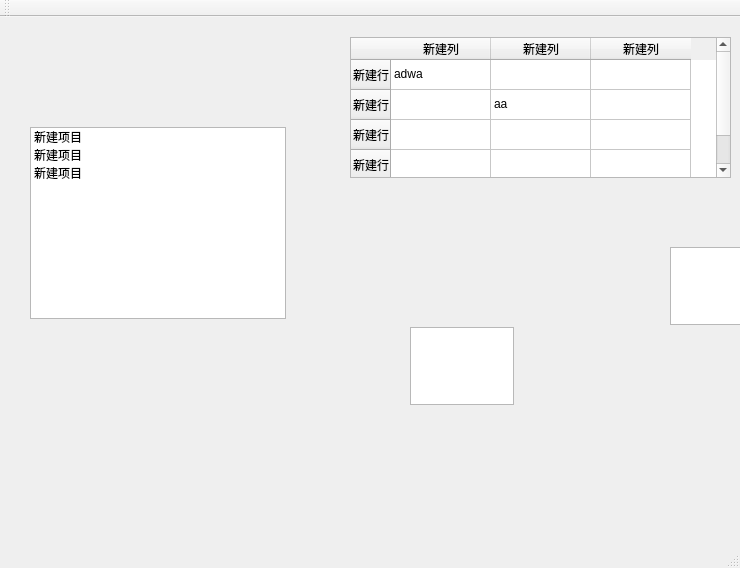
<?xml version="1.0" encoding="UTF-8"?>
<ui version="4.0">
 <class>MainWindow</class>
 <widget class="QMainWindow" name="MainWindow">
  <property name="geometry">
   <rect>
    <x>0</x>
    <y>0</y>
    <width>740</width>
    <height>568</height>
   </rect>
  </property>
  <property name="windowTitle">
   <string>MainWindow</string>
  </property>
  <widget class="QWidget" name="centralWidget">
   <widget class="QTextEdit" name="textEdit">
    <property name="geometry">
     <rect>
      <x>670</x>
      <y>230</y>
      <width>104</width>
      <height>78</height>
     </rect>
    </property>
   </widget>
   <widget class="QPlainTextEdit" name="plainTextEdit">
    <property name="geometry">
     <rect>
      <x>410</x>
      <y>310</y>
      <width>104</width>
      <height>78</height>
     </rect>
    </property>
   </widget>
   <widget class="QTableWidget" name="tableWidget">
    <property name="geometry">
     <rect>
      <x>350</x>
      <y>20</y>
      <width>381</width>
      <height>141</height>
     </rect>
    </property>
    <row>
     <property name="text">
      <string>新建行</string>
     </property>
    </row>
    <row>
     <property name="text">
      <string>新建行</string>
     </property>
    </row>
    <row>
     <property name="text">
      <string>新建行</string>
     </property>
    </row>
    <row>
     <property name="text">
      <string>新建行</string>
     </property>
    </row>
    <column>
     <property name="text">
      <string>新建列</string>
     </property>
    </column>
    <column>
     <property name="text">
      <string>新建列</string>
     </property>
    </column>
    <column>
     <property name="text">
      <string>新建列</string>
     </property>
    </column>
    <item row="0" column="0">
     <property name="text">
      <string>adwa</string>
     </property>
    </item>
    <item row="1" column="1">
     <property name="text">
      <string>aa</string>
     </property>
    </item>
   </widget>
   <widget class="QListWidget" name="listWidget">
    <property name="geometry">
     <rect>
      <x>30</x>
      <y>110</y>
      <width>256</width>
      <height>192</height>
     </rect>
    </property>
    <item>
     <property name="text">
      <string>新建项目</string>
     </property>
    </item>
    <item>
     <property name="text">
      <string>新建项目</string>
     </property>
    </item>
    <item>
     <property name="text">
      <string>新建项目</string>
     </property>
    </item>
   </widget>
  </widget>
  <widget class="QMenuBar" name="menuBar">
   <property name="geometry">
    <rect>
     <x>0</x>
     <y>0</y>
     <width>740</width>
     <height>26</height>
    </rect>
   </property>
  </widget>
  <widget class="QToolBar" name="mainToolBar">
   <attribute name="toolBarArea">
    <enum>TopToolBarArea</enum>
   </attribute>
   <attribute name="toolBarBreak">
    <bool>false</bool>
   </attribute>
  </widget>
  <widget class="QStatusBar" name="statusBar"/>
 </widget>
 <layoutdefault spacing="6" margin="11"/>
 <resources/>
 <connections/>
</ui>
